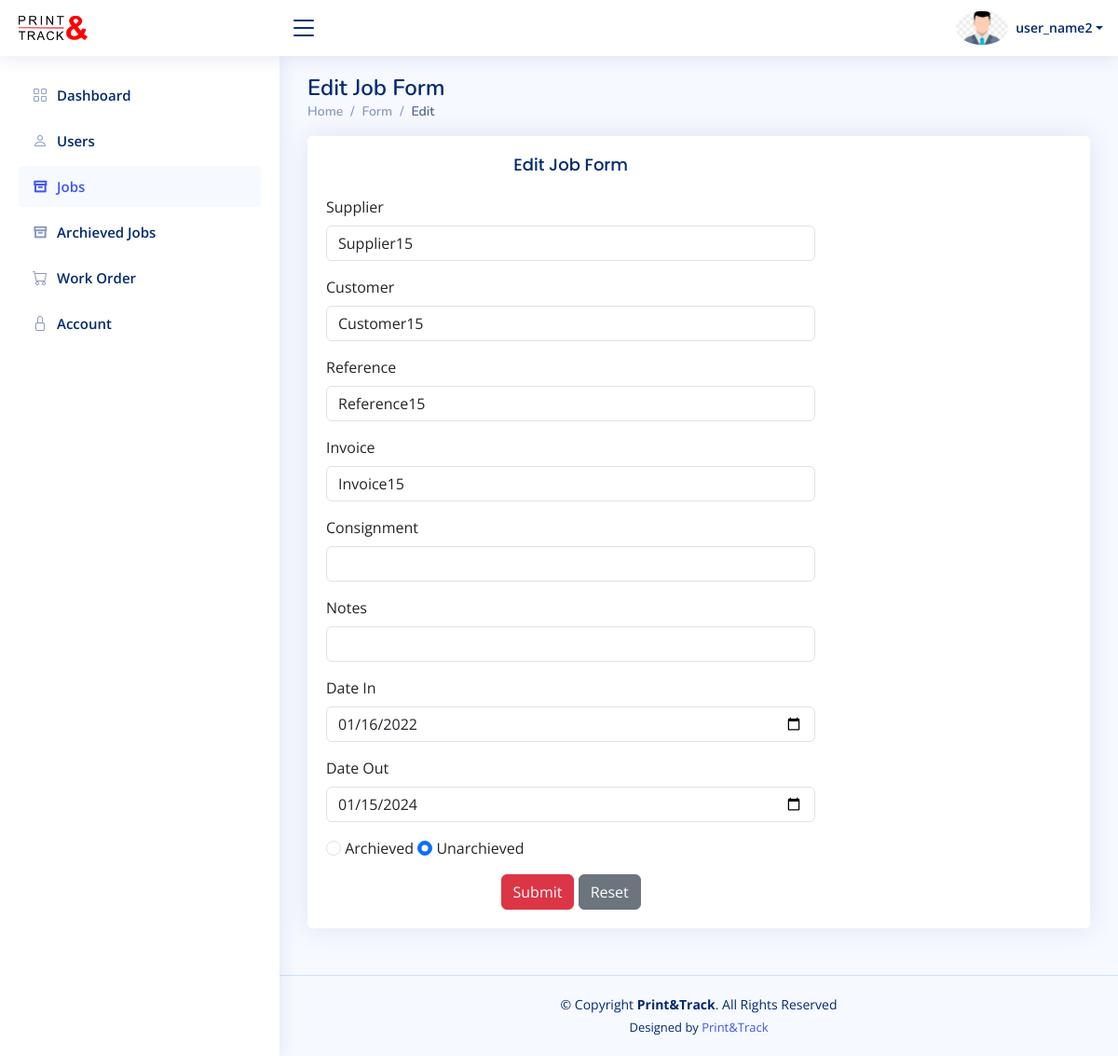
Screenshot of /admin/jobedit.php?id=219 (signed in) with the database file from the repository.
### tables this page shows
CREATE TABLE `jobs` (
  `job_id` int(11) NOT NULL,
  `user_id` int(11) NOT NULL,
  `supplier` varchar(255) DEFAULT NULL,
  `customer` varchar(255) DEFAULT NULL,
  `reference` varchar(255) DEFAULT NULL,
  `invoice` varchar(255) DEFAULT NULL,
  `date_in` date DEFAULT NULL,
  `date_out` date DEFAULT NULL,
  `archived` tinyint(1) DEFAULT 0,
  `notes` varchar(600) NOT NULL,
  `consignment` varchar(600) NOT NULL
);

### admin/jobedit.php (the view, shortened to what this page needs)
<!DOCTYPE html>
<html lang="en">
<head>
  <link href="../assets/vendor/bootstrap/css/bootstrap.min.css" rel="stylesheet">
  <link href="../assets/vendor/bootstrap-icons/bootstrap-icons.css" rel="stylesheet">
  <link href="../assets/vendor/boxicons/css/boxicons.min.css" rel="stylesheet">
  <link href="../assets/vendor/quill/quill.snow.css" rel="stylesheet">
  <link href="../assets/vendor/quill/quill.bubble.css" rel="stylesheet">
  <link href="../assets/vendor/remixicon/remixicon.css" rel="stylesheet">
  <link href="../assets/vendor/simple-datatables/style.css" rel="stylesheet">
  <link href="../assets/css/style.css" rel="stylesheet">
</head>
<body>
  <?php include('header.php') ?>
  <?php include('sidebar.php') ?>
  <main id="main" class="main">
    <div class="pagetitle">
      <h1>Edit Job Form</h1>
      <nav>
        <ol class="breadcrumb">
          <li class="breadcrumb-item"><a href="dashboard.php">Home</a></li>
          <li class="breadcrumb-item">Form</li>
          <li class="breadcrumb-item active">Edit</li>
        </ol>
      </nav>
    </div>
    <section class="section">
      <div class="row">
        <div class="col-lg-12">
          <div class="card">
            <div class="card-body">
              <?php
                if ($_SERVER["REQUEST_METHOD"] == "GET" && isset($_GET["id"])) {
                    include '../includes/db.php';
                    $id = $_GET["id"];
                    $sql = "SELECT * FROM jobs WHERE job_id=$id";
                    $result = $conn->query($sql);
                    $row = $result->fetch_assoc();
                }
              ?>
              <div class="row">
                <div class="col-lg-8">
                  <h5 class="card-title text-center">Edit Job Form</h5>
                  <form class="row g-3" action="actions/job_edit_action.php" method="POST">
                    <div class="col-12">
                      <label for="inputNanme4" class="form-label">Supplier</label>
                      <input type="text" class="form-control" name="supplier" value="<?php echo isset($row) ? $row['supplier'] : ''; ?>">
                    </div>
                    <div class="col-12">
                      <label for="inputEmail4" class="form-label">Customer</label>
                      <input type="text" class="form-control" name="customer" value="<?php echo isset($row) ? $row['customer'] : ''; ?>">
                    </div>
                    <div class="col-12">
                      <label for="inputPassword4" class="form-label">Reference</label>
                      <input type="text" class="form-control" name="reference" value="<?php echo isset($row) ? $row['reference'] : ''; ?>">
                    </div>
                    <div class="col-12">
                      <label for="inputPassword4" class="form-label">Invoice</label>
                      <input type="text" class="form-control" name="invoice" value="<?php echo isset($row) ? $row['invoice'] : ''; ?>">
                    </div>
                    <div class="col-12">
                      <label for="inputPassword4" class="form-label">Consignment</label>
                      <input type="text" class="form-control" name="consignment" value="<?php echo isset($row) ? $row['consignment'] : ''; ?>">
                    </div>
                    <div class="col-12">
                      <label for="inputPassword4" class="form-label">Notes</label>
                      <input type="text" class="form-control" name="notes" value="<?php echo isset($row) ? $row['notes'] : ''; ?>">
                    </div>
                    <div class="col-12">
                      <label for="inputPassword4" class="form-label">Date In</label>
                      <input type="date" class="form-control" name="dateIn" value="<?php echo isset($row) ? $row['date_in'] : ''; ?>">
                    </div>
                    <div class="col-12">
                      <label for="inputPassword4" class="form-label">Date Out</label>
                      <input type="date" class="form-control" name="dateOut" value="<?php echo isset($row) ? $row['date_out'] : ''; ?>">
                    </div>
                    <div class="col-12">
                      <input class="form-check-input" type="radio" name="archieved" id="gridRadios1" value="0" <?php if (isset($row) && $row['archived'] == 0) { echo 'checked'; } ?>>
                      <label class="form-check-label" for="gridRadios1">
                      Archieved
                      </label>
                      <input class="form-check-input" type="radio" name="archieved" id="gridRadios1" value="1" <?php if (isset($row) && $row['archived'] == 1) { echo 'checked'; } ?>>
                      <label class="form-check-label" for="gridRadios1">
                      Unarchieved
                      </label>
                    </div>
                    <div class="text-center">
                      <button type="submit" class="btn btn-danger" name="update">Submit</button>
                      <button type="reset" class="btn btn-secondary">Reset</button>
                    </div>
                  </form>
                </div>
              </div>
            </div>
          </div>
        </div>
      </div>
    </section>
  </main>
  <?php include('footer.php') ?>
</body>
</html>

### assets/css/style.css (style rules this page uses)
:root { scroll-behavior: smooth; }
body { font-family: "Open Sans", sans-serif; background: #f6f9ff; color: #444444; }
a { color: #4154f1; text-decoration: none; }
h1, h2, h3, h4, h5, h6 { font-family: "Nunito", sans-serif; }
#main { margin-top: 60px; padding: 20px 30px; transition: all 0.3s; }
.pagetitle { margin-bottom: 10px; }
.pagetitle h1 { font-size: 24px; margin-bottom: 0; font-weight: 600; color: #012970; }
.card { margin-bottom: 30px; border: none; border-radius: 5px; box-shadow: 0px 0 30px rgba(1, 41, 112, 0.1); }
.card-title { padding: 20px 0 15px 0; font-size: 18px; font-weight: 500; color: #012970; font-family: "Poppins", sans-serif; }
.card-body { padding: 0 20px 20px 20px; }
.breadcrumb { font-size: 14px; font-family: "Nunito", sans-serif; color: #899bbd; font-weight: 600; }
.breadcrumb a { color: #899bbd; transition: 0.3s; }
.breadcrumb .breadcrumb-item::before { color: #899bbd; }
.breadcrumb .active { color: #51678f; font-weight: 600; }
@media (min-width: 1200px) { #main, #footer { margin-left: 300px; } }

### rows the page displays
jobs: supplier "Supplier15", customer "Customer15", reference "Reference15", invoice "Invoice15", dateIn "01/16/2022", dateOut "01/15/2024", archived "☐ Archieved", archived "☑"

### other values shown
$_SESSION['username'] "user_name2"
